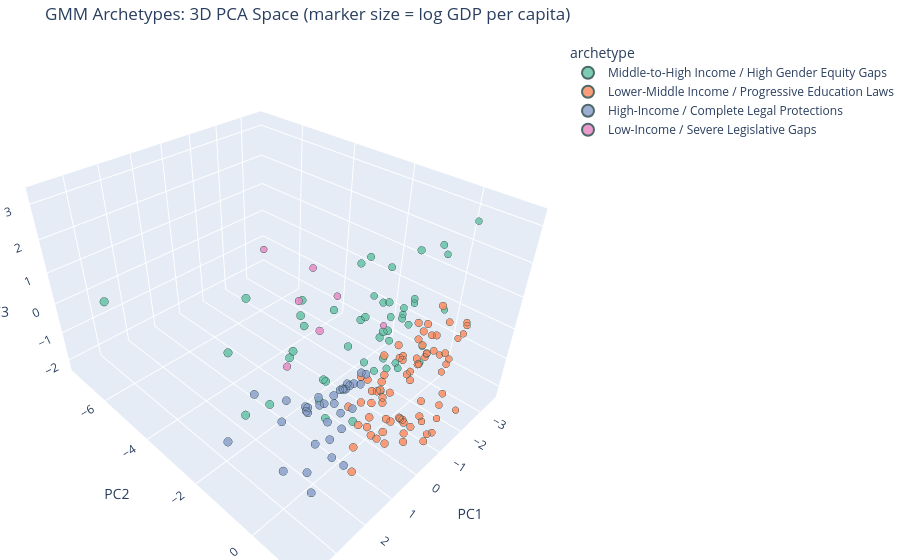

The notebook cell this image was saved under:
### Code cell
import plotly.express as px

df_results["gdp_marker_size"] = np.log1p(df["gdp_pc_ppp"])

fig = px.scatter_3d(
    df_results,
    x="PC1", y="PC2", z="PC3",
    color="archetype",
    size="gdp_marker_size", size_max=14,
    hover_name="country",
    hover_data=["region", "wb_econ", "max_prob"],
    color_discrete_sequence=px.colors.qualitative.Set2,
    title="GMM Archetypes: 3D PCA Space (marker size = log GDP per capita)",
)
fig.update_traces(marker=dict(opacity=0.85, line=dict(width=1, color="DarkSlateGrey")))
fig.update_layout(margin=dict(l=0, r=0, b=0, t=40))
fig.show()

### Figure 1 — Plotly figure (JSON) as saved in the notebook; plotly's stock layout.template omitted (floating-point values rounded to 4 significant figures; data arrays with more than 128 entries replaced by an {"elided": "..."} marker saying what was removed)
{"data": [{"customdata": {"elided": "50x3 mixed values"}, "hovertemplate": "<b>%{hovertext}</b><br><br>archetype=Middle-to-High Income / High Gender Equity Gaps<br>PC1=%{x}<br>PC2=%{y}<br>PC3=%{z}<br>gdp_marker_size=%{marker.size}<br>region=%{customdata[0]}<br>wb_econ=%{customdata[1]}<br>max_prob=%{customdata[2]}<extra></extra>", "hovertext": ["Afghanistan", "Austria", "Bahamas", "Bahrain", "Bangladesh", "Barbados", "Belize", "Brunei", "Cambodia", "Cameroon", "Canada", "Cabo Verde", "Cyprus", "Equatorial Guinea", "Fiji", "Ghana", "Greece", "Guyana", "Haiti", "Iran", "Iraq", "Jamaica", "Jordan", "Lebanon", "Liberia", "Madagascar", "Malaysia", "Myanmar", "Norway", "Oman", "Pakistan", "Portugal", "Qatar", "Rwanda", "Samoa", "Sao Tome and Principe", "Saudi Arabia", "Singapore", "Somalia", "St. Lucia", "St. Vincent and the Grenadines", "Sudan", "Suriname", "Switzerland", "Syria", "Tanzania", "Thailand", "Timor-Leste", "Tonga", "United Arab Emirates"], "legendgroup": "Middle-to-High Income / High Gender Equity Gaps", "marker": {"color": "rgb(102,194,165)", "line": {"color": "DarkSlateGrey", "width": 1}, "opacity": 0.85, "size": [7.661, 11.19, 10.51, 11.03, 9.042, 10.01, 9.508, 11.31, 8.842, 8.554, 11.07, 9.157, 10.93, 9.806, 9.471, 8.883, 10.59, 10.59, 8.095, 9.773, 9.574, 9.383, 9.203, 9.417, 7.434, 7.449, 10.45, 8.654, 11.74, 10.66, 8.686, 10.72, 11.72, 8.039, 8.841, 8.705, 11.18, 11.87, 7.305, 10.11, 9.8, 8.119, 9.907, 11.46, 8.471, 8.243, 10.01, 8.654, 8.895, 11.23], "sizemode": "area", "sizeref": 0.0607, "symbol": "circle"}, "mode": "markers", "name": "Middle-to-High Income / High Gender Equity Gaps", "scene": "scene", "showlegend": true, "type": "scatter3d", "x": [-2.516, 1.63, 1.142, 2.093, -1.287, 0.2825, -0.7229, 1.587, -0.8382, -1.362, 1.781, 0.173, 1.498, -0.3185, -0.2224, -0.8581, 1.38, -0.7328, -0.8382, 0.3841, -0.6608, 0.1846, 0.2258, 0.397, -1.396, -1.735, 0.6171, -1.009, 3.062, 0.8833, -1.641, 1.084, 3.439, -1.914, -2.404, -0.6746, 1.864, 3.478, -1.981, -0.4205, -0.2592, -2.008, 0.07224, 2.586, -0.382, -1.99, 0.4843, -1.582, -1.991, 2.204], "y": [0.6679, -1.081, -1.207, -0.4546, -0.7826, -1.069, 0.1492, -2.655, 0.1519, 0.4297, -1.037, 0.1422, -0.1443, 0.03192, 0.138, -0.2071, -0.3652, -0.2002, -0.7664, 0.4634, 0.421, -0.1516, -0.2157, -0.325, -0.2534, 0.2386, -1.764, -0.01393, -1.133, 0.7253, 0.3937, -0.5331, -1.15, -0.2811, -1.38, -0.06075, 0.889, -5.924, 0.5164, -0.6668, -0.09204, 0.3315, -0.441, -0.8594, 0.5954, -0.6299, -0.4256, -0.1641, -0.9639, 0.2328], "z": [3.273, 0.9021, 1.28, 2.471, 0.9175, 1.353, 1.225, 1.544, -0.3713, 0.1897, 0.8266, 0.1714, -0.6325, 0.1886, -0.7492, 0.2821, 0.3471, 0.6625, 1.348, 2.4, 3.193, 0.258, 3.136, 3.004, 0.7781, -0.687, 1.453, 1.29, -0.1126, 2.044, 2.906, -0.00475, 1.892, 0.833, 1.19, -0.4139, 0.2986, 0.7564, 1.007, 0.9914, 0.7869, 2.478, 1.288, 0.07466, 2.169, -1.387, 0.7567, 0.4067, 0.006982, 0.6779]}, {"customdata": {"elided": "74x3 mixed values"}, "hovertemplate": "<b>%{hovertext}</b><br><br>archetype=Lower-Middle Income / Progressive Education Laws<br>PC1=%{x}<br>PC2=%{y}<br>PC3=%{z}<br>gdp_marker_size=%{marker.size}<br>region=%{customdata[0]}<br>wb_econ=%{customdata[1]}<br>max_prob=%{customdata[2]}<extra></extra>", "hovertext": ["Albania", "Algeria", "Angola", "Argentina", "Armenia", "Azerbaijan", "Benin", "Bolivia", "Bosnia and Herzegovina", "Brazil", "Bulgaria", "Burkina Faso", "Central African Republic", "Chad", "Chile", "Colombia", "Democratic Republic of the Congo", "Republic of the Congo", "Costa Rica", "Cote d'Ivoire", "Djibouti", "Dominican Republic", "Ecuador", "Egypt", "El Salvador", "Gabon", "The Gambia", "Georgia", "Guatemala", "Guinea-Bissau", "Honduras", "India", "Indonesia", "Kazakhstan", "Kenya", "Kyrgyzstan", "Laos", "Lesotho", "North Macedonia", "Malawi", "Maldives", "Mali", "Mauritania", "Mauritius", "Mexico", "Moldova", "Mongolia", "Montenegro", "Morocco", "Mozambique", "Namibia", "Nepal", "Nicaragua", "Niger", "Nigeria", "Panama", "Paraguay", "Peru", "The Philippines", "Senegal", "Serbia", "Sierra Leone", "Sri Lanka", "Eswatini", "Tajikistan", "Tunisia", "Türkiye", "Turkmenistan", "Uganda", "Uruguay", "Uzbekistan", "Vietnam", "Zambia", "Zimbabwe"], "legendgroup": "Lower-Middle Income / Progressive Education Laws", "marker": {"color": "rgb(252,141,98)", "line": {"color": "DarkSlateGrey", "width": 1}, "opacity": 0.85, "size": [10.01, 9.67, 9.168, 10.3, 9.861, 10.02, 8.255, 9.418, 9.983, 9.897, 10.5, 7.881, 7.106, 7.873, 10.34, 9.945, 7.372, 8.802, 10.17, 8.813, 8.798, 10.11, 9.629, 9.772, 9.382, 9.903, 8.029, 10.02, 9.474, 7.934, 8.826, 9.128, 9.567, 10.49, 8.68, 8.792, 9.079, 7.924, 10.09, 7.484, 10.04, 8.011, 8.777, 10.2, 10.05, 9.708, 9.705, 10.24, 9.139, 7.367, 9.275, 8.538, 8.962, 7.518, 9.025, 10.5, 9.702, 9.721, 9.223, 8.419, 10.17, 8.054, 9.561, 9.272, 8.415, 9.519, 10.59, 9.817, 7.979, 10.4, 9.239, 9.54, 8.254, 8.594], "sizemode": "area", "sizeref": 0.0607, "symbol": "circle"}, "mode": "markers", "name": "Lower-Middle Income / Progressive Education Laws", "scene": "scene", "showlegend": true, "type": "scatter3d", "x": [0.3086, -0.0877, -0.8789, 1.24, 0.4059, 0.2349, -1.249, -0.04437, 0.3677, 1.005, 1.272, -2.184, -2.441, -2.701, 1.335, 0.7433, -2.117, -1.061, 0.8222, -1.394, -0.1597, 0.5032, 0.1655, -0.987, 0.4392, 0.189, -0.9294, 0.2304, -0.6907, -1.522, -0.5568, -0.8748, 0.08305, 0.3107, -1.696, -1.353, -0.9659, -1.066, 0.6935, -2.175, -0.1449, -2.536, -1.378, -0.02364, 0.5978, -0.2554, 0.08157, 0.6735, -0.2072, -2.155, -0.894, -0.3191, -0.2925, -2.926, -0.8865, 0.6073, 0.171, 0.8002, -0.4507, -1.083, 0.7715, -1.472, -1.133, -1.505, -1.833, 0.09267, 1.432, -0.4434, -2.195, 1.684, -0.7254, -0.4207, -1.489, -1.817], "y": [0.08573, 0.9478, 1.174, 0.6018, 0.4434, 0.2183, 1.175, 0.5136, 0.6033, 0.4518, 0.552, 0.7828, 0.7888, 0.8345, 0.3574, 0.5298, 0.5445, 0.3841, 0.2545, 0.5657, 0.5688, 0.9696, 0.9815, 0.9686, 1.316, 0.4461, 0.9981, 0.4143, 0.7688, 0.47, 0.8275, 1.006, 1.262, 0.6877, 0.4036, 0.6366, 0.4717, 1.313, 1.013, 1.265, 0.662, 0.8912, 1.046, 0.2436, 0.6606, 0.1998, 1.14, 0.4946, 1.061, 0.6665, 0.932, 0.5595, 1.217, 0.6828, 1.223, 0.9068, 1.01, 0.8469, 0.6542, 1.323, 0.6626, 0.3617, 0.6067, 0.2609, 0.7819, 0.6519, 0.9703, 0.7747, 0.7315, 0.8683, 0.6515, 0.7463, 1.103, 0.5187], "z": [-0.05192, 1.868, -2.231, -0.4861, -0.118, -0.7699, -2.198, -0.4208, -0.3993, -0.05076, -1.235, -0.5082, 0.01645, 0.3144, -0.02064, 0.1725, -0.4764, -0.4788, 0.4818, 0.02583, 0.6256, -0.6477, -0.7591, 1.864, -0.8252, 0.2464, -1.682, -0.2109, 1.206, -0.2378, 0.3432, 1.12, -0.9178, -1.355, -0.276, 0.6458, -0.6483, -1.445, -1.204, -1.983, 0.6304, 0.5278, 0.3203, 0.58, 0.4448, -0.9357, -1.526, -0.7328, 1.255, -1.005, -1.518, 0.5876, -0.382, -0.1635, -1.939, -0.5367, -0.7725, -1.082, -0.01151, -0.6053, -1.137, -0.5056, 1.088, -0.3987, 0.8601, 1.191, -0.1317, -1.528, -0.7253, -1.469, 0.8898, -1.432, -1.426, -0.1768]}, {"customdata": [["East Asia & Pacific", 4, 0.9747], ["Europe & Central Asia", 2, 0.5254], ["Europe & Central Asia", 4, 0.9998], ["East Asia & Pacific", 2, 0.5264], ["Europe & Central Asia", 4, 0.9883], ["Europe & Central Asia", 4, 0.9986], ["Europe & Central Asia", 4, 0.9992], ["Europe & Central Asia", 4, 0.9991], ["Europe & Central Asia", 4, 0.9995], ["Europe & Central Asia", 4, 0.9996], ["Europe & Central Asia", 4, 0.9999], ["Europe & Central Asia", 4, 0.9965], ["Europe & Central Asia", 4, 0.9985], ["Europe & Central Asia", 4, 0.9994], ["Middle East & North Africa", 4, 0.9998], ["Europe & Central Asia", 4, 0.9942], ["East Asia & Pacific", 4, 0.885], ["East Asia & Pacific", 4, 0.9986], ["Europe & Central Asia", 4, 0.9878], ["Europe & Central Asia", 4, 0.9998], ["Europe & Central Asia", 4, 0.9941], ["Europe & Central Asia", 4, 0.9958], ["Europe & Central Asia", 4, 0.9971], ["East Asia & Pacific", 4, 0.9998], ["Europe & Central Asia", 4, 0.9988], ["Europe & Central Asia", 4, 0.9131], ["Europe & Central Asia", 4, 0.9844], ["Europe & Central Asia", 4, 0.9819], ["Europe & Central Asia", 4, 0.9996], ["Europe & Central Asia", 4, 0.9991], ["Europe & Central Asia", 4, 0.9998], ["Americas", 4, 0.5078], ["Europe & Central Asia", 4, 0.9895], ["Americas", 4, 0.9996]], "hovertemplate": "<b>%{hovertext}</b><br><br>archetype=High-Income / Complete Legal Protections<br>PC1=%{x}<br>PC2=%{y}<br>PC3=%{z}<br>gdp_marker_size=%{marker.size}<br>region=%{customdata[0]}<br>wb_econ=%{customdata[1]}<br>max_prob=%{customdata[2]}<extra></extra>", "hovertext": ["Australia", "Belarus", "Belgium", "China", "Croatia", "Czech Republic", "Denmark", "Estonia", "Finland", "France", "Germany", "Hungary", "Iceland", "Ireland", "Israel", "Italy", "Japan", "Republic of Korea", "Latvia", "Lithuania", "Luxembourg", "Malta", "The Netherlands", "New Zealand", "Poland", "Romania", "Russian Federation", "Slovakia", "Slovenia", "Spain", "Sweden", "Trinidad and Tobago", "United Kingdom", "United States of America"], "legendgroup": "High-Income / Complete Legal Protections", "marker": {"color": "rgb(141,160,203)", "line": {"color": "DarkSlateGrey", "width": 1}, "opacity": 0.85, "size": [11.1, 10.26, 11.14, 10.04, 10.65, 10.88, 11.28, 10.78, 11.04, 10.95, 11.14, 10.7, 11.23, 11.84, 10.89, 10.96, 10.76, 10.92, 10.61, 10.84, 11.9, 11.01, 11.27, 10.9, 10.75, 10.64, 10.62, 10.63, 10.87, 10.85, 11.11, 10.4, 10.99, 11.26], "sizemode": "area", "sizeref": 0.0607, "symbol": "circle"}, "mode": "markers", "name": "High-Income / Complete Legal Protections", "scene": "scene", "showlegend": true, "type": "scatter3d", "x": [1.856, 1.043, 1.99, 0.5448, 0.7486, 1.433, 2.429, 1.213, 1.531, 1.555, 1.94, 1.137, 2.521, 2.801, 1.274, 1.71, 2.024, 1.797, 0.9455, 1.206, 3.754, 2.187, 2.274, 1.533, 0.8847, 0.541, 1.084, 0.6019, 0.8791, 1.725, 1.924, 0.3921, 1.55, 2.054], "y": [-1.202, 0.2617, -0.3059, 0.06756, -0.08963, 0.297, 0.1733, 0.06372, -0.3087, -0.02745, -0.3078, -0.06109, 0.404, -0.2189, -0.09102, 0.6448, 0.5333, -0.1309, -0.04525, -0.1743, -0.944, -0.1588, -1.701, -0.1744, -0.06123, 0.05131, -0.003243, -0.08267, -0.1828, 0.2064, -0.313, 0.0855, -1.348, 0.05542], "z": [-1.263, -0.3556, -0.1619, -0.06114, -0.07093, -0.6942, -1.458, -0.5169, -0.3071, -0.6247, -0.09159, 0.07455, -1.879, -1.427, -0.2782, -1.422, -0.9884, 0.2484, -0.01935, -0.1286, -0.2779, 0.2173, -0.4043, -0.1623, 0.09979, 0.2878, 0.08721, -0.09402, -0.1428, -0.8936, -0.2697, 0.1715, -0.8639, -0.902]}, {"customdata": [["South Asia", 2, 1], ["Sub-Saharan Africa", 2, 1], ["Sub-Saharan Africa", 1, 1.0], ["East Asia & Pacific", 2, 1], ["East Asia & Pacific", 2, 1], ["Sub-Saharan Africa", 2, 0.9989], ["East Asia & Pacific", 2, 1]], "hovertemplate": "<b>%{hovertext}</b><br><br>archetype=Low-Income / Severe Legislative Gaps<br>PC1=%{x}<br>PC2=%{y}<br>PC3=%{z}<br>gdp_marker_size=%{marker.size}<br>region=%{customdata[0]}<br>wb_econ=%{customdata[1]}<br>max_prob=%{customdata[2]}<extra></extra>", "hovertext": ["Bhutan", "Botswana", "Burundi", "Papua New Guinea", "Solomon Islands", "South Africa", "Vanuatu"], "legendgroup": "Low-Income / Severe Legislative Gaps", "marker": {"color": "rgb(231,138,195)", "line": {"color": "DarkSlateGrey", "width": 1}, "opacity": 0.85, "size": [9.62, 9.902, 7.008, 8.394, 7.823, 9.599, 8.147], "sizemode": "area", "sizeref": 0.0607, "symbol": "circle"}, "mode": "markers", "name": "Low-Income / Severe Legislative Gaps", "scene": "scene", "showlegend": true, "type": "scatter3d", "x": [-1.89, -1.463, -3.23, -3.389, -3.605, -0.2866, -3.546], "y": [-4.19, -2.947, -1.966, -4.983, -7.509, -3.108, -4.036], "z": [-1.042, -1.265, -1.501, -0.8898, -1.346, -2.003, -1.61]}], "layout": {"legend": {"itemsizing": "constant", "title": {"text": "archetype"}, "tracegroupgap": 0}, "margin": {"b": 0, "l": 0, "r": 0, "t": 40}, "scene": {"domain": {"x": [0, 1], "y": [0, 1]}, "xaxis": {"title": {"text": "PC1"}}, "yaxis": {"title": {"text": "PC2"}}, "zaxis": {"title": {"text": "PC3"}}}, "title": {"text": "GMM Archetypes: 3D PCA Space (marker size = log GDP per capita)"}}}
